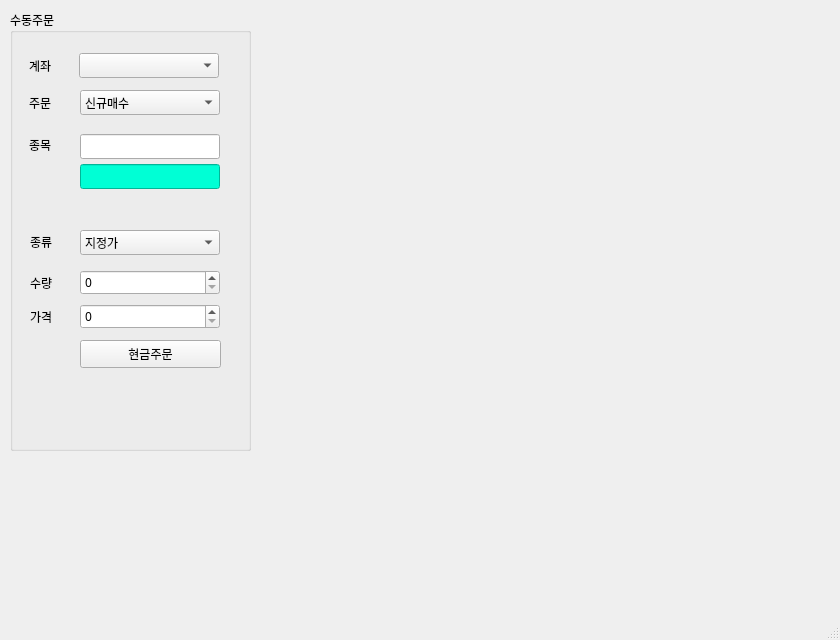
<?xml version="1.0" encoding="UTF-8"?>
<ui version="4.0">
 <class>MainWindow</class>
 <widget class="QMainWindow" name="MainWindow">
  <property name="geometry">
   <rect>
    <x>0</x>
    <y>0</y>
    <width>840</width>
    <height>640</height>
   </rect>
  </property>
  <property name="minimumSize">
   <size>
    <width>840</width>
    <height>640</height>
   </size>
  </property>
  <property name="windowTitle">
   <string>PyTrader</string>
  </property>
  <property name="windowIcon">
   <iconset>
    <normaloff>MainWidows.ico</normaloff>MainWidows.ico</iconset>
  </property>
  <property name="styleSheet">
   <string notr="true">font: 75 9pt &quot;맑은 고딕&quot;;</string>
  </property>
  <widget class="QWidget" name="centralwidget">
   <widget class="QGroupBox" name="l">
    <property name="geometry">
     <rect>
      <x>10</x>
      <y>10</y>
      <width>241</width>
      <height>441</height>
     </rect>
    </property>
    <property name="font">
     <font>
      <family>맑은 고딕</family>
      <pointsize>9</pointsize>
      <weight>9</weight>
      <italic>false</italic>
      <bold>false</bold>
     </font>
    </property>
    <property name="title">
     <string>수동주문</string>
    </property>
    <widget class="QLabel" name="label">
     <property name="geometry">
      <rect>
       <x>19</x>
       <y>43</y>
       <width>30</width>
       <height>25</height>
      </rect>
     </property>
     <property name="font">
      <font>
       <family>맑은 고딕</family>
       <pointsize>9</pointsize>
       <weight>9</weight>
       <italic>false</italic>
       <bold>false</bold>
      </font>
     </property>
     <property name="text">
      <string>계좌</string>
     </property>
    </widget>
    <widget class="QLabel" name="label_2">
     <property name="geometry">
      <rect>
       <x>19</x>
       <y>80</y>
       <width>30</width>
       <height>25</height>
      </rect>
     </property>
     <property name="font">
      <font>
       <family>맑은 고딕</family>
       <pointsize>9</pointsize>
       <weight>9</weight>
       <italic>false</italic>
       <bold>false</bold>
      </font>
     </property>
     <property name="text">
      <string>주문</string>
     </property>
    </widget>
    <widget class="QLabel" name="label_3">
     <property name="geometry">
      <rect>
       <x>19</x>
       <y>122</y>
       <width>30</width>
       <height>25</height>
      </rect>
     </property>
     <property name="font">
      <font>
       <family>맑은 고딕</family>
       <pointsize>9</pointsize>
       <weight>9</weight>
       <italic>false</italic>
       <bold>false</bold>
      </font>
     </property>
     <property name="text">
      <string>종목</string>
     </property>
    </widget>
    <widget class="QComboBox" name="cbBoxAccounts">
     <property name="geometry">
      <rect>
       <x>69</x>
       <y>43</y>
       <width>140</width>
       <height>25</height>
      </rect>
     </property>
     <property name="font">
      <font>
       <family>맑은 고딕</family>
       <pointsize>9</pointsize>
       <weight>9</weight>
       <italic>false</italic>
       <bold>false</bold>
      </font>
     </property>
    </widget>
    <widget class="QComboBox" name="cbBoxOrderType">
     <property name="geometry">
      <rect>
       <x>70</x>
       <y>80</y>
       <width>140</width>
       <height>25</height>
      </rect>
     </property>
     <property name="font">
      <font>
       <family>맑은 고딕</family>
       <pointsize>9</pointsize>
       <weight>9</weight>
       <italic>false</italic>
       <bold>false</bold>
      </font>
     </property>
     <item>
      <property name="text">
       <string>신규매수</string>
      </property>
     </item>
     <item>
      <property name="text">
       <string>신규매도</string>
      </property>
     </item>
     <item>
      <property name="text">
       <string>매수취소</string>
      </property>
     </item>
     <item>
      <property name="text">
       <string>매도취소</string>
      </property>
     </item>
    </widget>
    <widget class="QComboBox" name="cbBoxNomialPriceType">
     <property name="geometry">
      <rect>
       <x>70</x>
       <y>220</y>
       <width>140</width>
       <height>25</height>
      </rect>
     </property>
     <property name="font">
      <font>
       <family>맑은 고딕</family>
       <pointsize>9</pointsize>
       <weight>9</weight>
       <italic>false</italic>
       <bold>false</bold>
      </font>
     </property>
     <item>
      <property name="text">
       <string>지정가</string>
      </property>
     </item>
     <item>
      <property name="text">
       <string>시장가</string>
      </property>
     </item>
    </widget>
    <widget class="QLineEdit" name="lnEditStockCode">
     <property name="geometry">
      <rect>
       <x>70</x>
       <y>124</y>
       <width>140</width>
       <height>25</height>
      </rect>
     </property>
    </widget>
    <widget class="QLineEdit" name="lnEditStockName">
     <property name="geometry">
      <rect>
       <x>70</x>
       <y>154</y>
       <width>140</width>
       <height>25</height>
      </rect>
     </property>
     <property name="styleSheet">
      <string notr="true">background-color: rgb(0, 255, 213);</string>
     </property>
    </widget>
    <widget class="QLabel" name="label_7">
     <property name="geometry">
      <rect>
       <x>20</x>
       <y>154</y>
       <width>30</width>
       <height>25</height>
      </rect>
     </property>
     <property name="font">
      <font>
       <family>맑은 고딕</family>
       <pointsize>9</pointsize>
       <weight>9</weight>
       <italic>false</italic>
       <bold>false</bold>
      </font>
     </property>
     <property name="text">
      <string/>
     </property>
    </widget>
    <widget class="QSpinBox" name="spBoxOrderQuantity">
     <property name="geometry">
      <rect>
       <x>70</x>
       <y>260</y>
       <width>140</width>
       <height>25</height>
      </rect>
     </property>
     <property name="layoutDirection">
      <enum>Qt::LeftToRight</enum>
     </property>
     <property name="maximum">
      <number>1000000</number>
     </property>
     <property name="singleStep">
      <number>10</number>
     </property>
    </widget>
    <widget class="QSpinBox" name="spBoxOrderPrice">
     <property name="geometry">
      <rect>
       <x>70</x>
       <y>294</y>
       <width>140</width>
       <height>25</height>
      </rect>
     </property>
     <property name="maximum">
      <number>999999999</number>
     </property>
    </widget>
    <widget class="QLabel" name="label_4">
     <property name="geometry">
      <rect>
       <x>20</x>
       <y>219</y>
       <width>30</width>
       <height>25</height>
      </rect>
     </property>
     <property name="font">
      <font>
       <family>맑은 고딕</family>
       <pointsize>9</pointsize>
       <weight>9</weight>
       <italic>false</italic>
       <bold>false</bold>
      </font>
     </property>
     <property name="text">
      <string>종류</string>
     </property>
    </widget>
    <widget class="QLabel" name="label_6">
     <property name="geometry">
      <rect>
       <x>20</x>
       <y>294</y>
       <width>30</width>
       <height>25</height>
      </rect>
     </property>
     <property name="font">
      <font>
       <family>맑은 고딕</family>
       <pointsize>9</pointsize>
       <weight>9</weight>
       <italic>false</italic>
       <bold>false</bold>
      </font>
     </property>
     <property name="text">
      <string>가격</string>
     </property>
    </widget>
    <widget class="QLabel" name="label_5">
     <property name="geometry">
      <rect>
       <x>20</x>
       <y>260</y>
       <width>30</width>
       <height>25</height>
      </rect>
     </property>
     <property name="font">
      <font>
       <family>맑은 고딕</family>
       <pointsize>9</pointsize>
       <weight>9</weight>
       <italic>false</italic>
       <bold>false</bold>
      </font>
     </property>
     <property name="text">
      <string>수량</string>
     </property>
    </widget>
    <widget class="QPushButton" name="psButtonSendOrder">
     <property name="geometry">
      <rect>
       <x>70</x>
       <y>330</y>
       <width>141</width>
       <height>28</height>
      </rect>
     </property>
     <property name="text">
      <string>현금주문</string>
     </property>
    </widget>
    <zorder>label_2</zorder>
    <zorder>label_3</zorder>
    <zorder>cbBoxAccounts</zorder>
    <zorder>cbBoxOrderType</zorder>
    <zorder>cbBoxNomialPriceType</zorder>
    <zorder>lnEditStockCode</zorder>
    <zorder>lnEditStockName</zorder>
    <zorder>label_4</zorder>
    <zorder>label_5</zorder>
    <zorder>label_6</zorder>
    <zorder>label_7</zorder>
    <zorder>spBoxOrderQuantity</zorder>
    <zorder>spBoxOrderPrice</zorder>
    <zorder>label</zorder>
    <zorder>psButtonSendOrder</zorder>
   </widget>
  </widget>
  <widget class="QMenuBar" name="menubar">
   <property name="geometry">
    <rect>
     <x>0</x>
     <y>0</y>
     <width>840</width>
     <height>26</height>
    </rect>
   </property>
  </widget>
  <widget class="QStatusBar" name="statusbar"/>
 </widget>
 <resources/>
 <connections/>
</ui>
